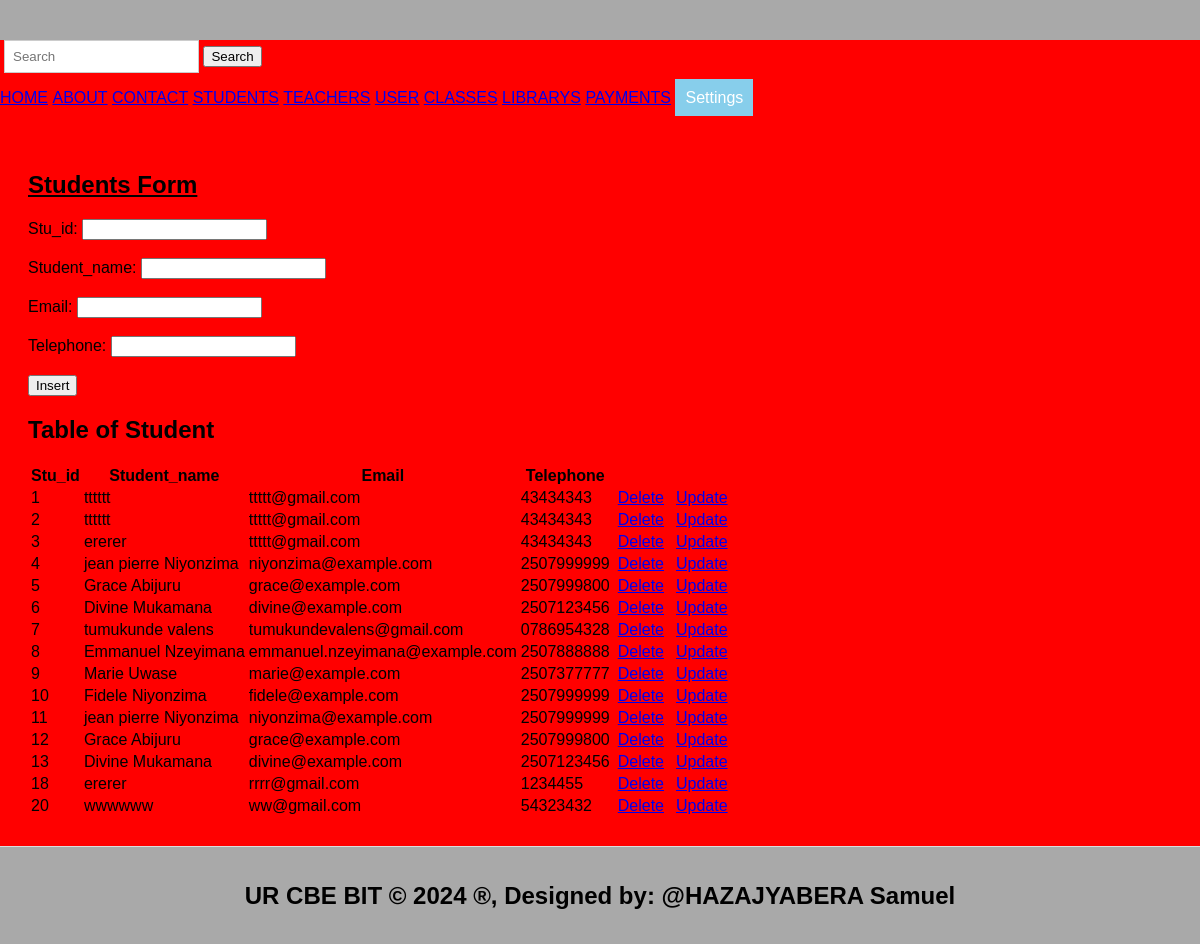
/student.php, run on the app's committed database.
### tables this page shows
CREATE TABLE `students` (
  `Stu_id` int(11) NOT NULL,
  `Student_name` varchar(100) NOT NULL,
  `Email` varchar(50) NOT NULL,
  `Telephone` varchar(10) NOT NULL,
  `Gender` char(1) DEFAULT NULL
);

### student.php (the view, shortened to what this page needs)
<!DOCTYPE html>
<html>
<head>
</head>
<body>
</body>
</html> <!DOCTYPE html>
<html lang="en">
<head>
  <link rel="stylesheet" type="text/css" href="style.css" title="style 1" media="screen, tv, projection, handheld, print"/>
</head>
<body>
  <header>
  </header>
<body><body bgcolor="gray">
  <form class="forms" role="search" action="search.php">
    <input class="form-control" type="text" placeholder="Search" aria-label="Search">
    <button class="searchbtn" type="submit">Search</button>
  </form>
  <ul style="list-style-type: none; padding: 0;">
    <li style="display: inline;"><a href="./home.html">HOME</a></li>
    <li style="display: inline;"><a href="./about_us.html">ABOUT</a></li>
    <li style="display: inline;"><a href="./contact.html">CONTACT</a></li>
    <li style="display: inline;"><a href="./student.html">STUDENTS</a></li>
    <li style="display: inline;"><a href="./teacher.html">TEACHERS</a></li>
    <li style="display: inline;"><a href="./course.html">USER</a></li>
    <li style="display: inline;"><a href="./class.html">CLASSES</a></li>
    <li style="display: inline;"><a href="./library.html">LIBRARYS</a></li>
    <li style="display: inline;"><a href="./payment.html">PAYMENTS</a></li>
    <li class="dropdown" style="display: inline; margin-right: 10px;">
      <a href="#" style="padding: 10px; color: white; background-color: skyblue; text-decoration: none; margin-right: 15px;">Settings</a>
    </li>
  </ul>
  <section>
    <h1><u>Students Form</u></h1>
    <form method="post">
      <label for="Stu_id">Stu_id:</label>
      <input type="text" id="Stu_id" name="Stu_id"><br><br>
      <label for="sname">Student_name:</label>
      <input type="text" id="sname" name="Student_name" required><br><br>
      <label for="semail">Email:</label>
      <input type="text" id="semail" name="sEmail" required><br><br>
      <label for="stelephone">Telephone:</label>
      <input type="text" id="sTelephone" name="sTelephone" required><br><br>
      <input type="submit" name="add" value="Insert">
    </form>
    <?php
    $host = "localhost";
    $user = "samuel";
    $pass = "222003581";
    $database = "hazajyabera_samuel_222003581";
    $connection = new mysqli($host, $user, $pass, $database);
    $sql = "SELECT * FROM Students";
    $result = $connection->query($sql);
    ?>
    <h2>Table of Student</h2>
    <table id="dataTable">
        <tr>
            <th>Stu_id</th>
            <th>Student_name</th>
            <th>Email</th>
            <th>Telephone</th>
        </tr>
        <?php
        if ($result->num_rows > 0) {
            while ($row = $result->fetch_assoc()) {
                echo "<tr><td>" .$row["Stu_id"] . "</td>
                          <td>" .$row["Student_name"] . "</td>
                          <td>" .$row["Email"] . "</td>
                          <td>" .$row["Telephone"] . "</td>
                           <td><a style='padding:4px' href='delete_student.php?Stu_id=" . $row["Stu_id"] . "'>Delete</a></td>
                    <td><a style='padding:4px' href='update_student.php?Stu_id=" . $row["Stu_id"] . "'>Update</a></td>
                </tr>";
            }
        } else {
            echo "<tr><td colspan='4'>No data found</td></tr>";
        }
        ?>
    </table>
  </section>
  <footer>
    <center>
      <b><h2>UR CBE BIT &copy; 2024 &reg;, Designed by: @HAZAJYABERA Samuel</h2></b>
    </center>
  </footer>
</body>
</html>

### style.css (style rules this page uses)
body { font-family: Arial, sans-serif; margin: 0; padding: 0; }
.form-control { padding: 8px; margin-left: 4px; border: 1px solid #ccc; }
.dropdown { position: relative; display: inline; margin-right: 10px; }
body { font-family: Arial,sans-serif; margin:0; padding:0; }
header { background-color:darkgray; padding: 20px; }
.dropdown { position: right; display:right; direction:rtl; }
section { padding:28px; border-bottom: 1px solid #ddd; }
footer { text-align: center; padding: 15px; background-color:darkgray; }

### data on the page
students: Stu_id "1", Student_name "tttttt", Email "ttttt@gmail.com", Telephone "43434343"
students: Stu_id "2", Student_name "tttttt", Email "ttttt@gmail.com", Telephone "43434343"
students: Stu_id "3", Student_name "ererer", Email "ttttt@gmail.com", Telephone "43434343"
students: Stu_id "4", Student_name "jean pierre Niyonzima", Email "niyonzima@example.com", Telephone "2507999999"
students: Stu_id "5", Student_name "Grace Abijuru", Email "grace@example.com", Telephone "2507999800"
students: Stu_id "6", Student_name "Divine Mukamana", Email "divine@example.com", Telephone "2507123456"
students: Stu_id "7", Student_name "tumukunde valens", Email "tumukundevalens@gmail.com", Telephone "0786954328"
students: Stu_id "8", Student_name "Emmanuel Nzeyimana", Email "emmanuel.nzeyimana@example.com", Telephone "2507888888"
students: Stu_id "9", Student_name "Marie Uwase", Email "marie@example.com", Telephone "2507377777"
students: Stu_id "10", Student_name "Fidele Niyonzima", Email "fidele@example.com", Telephone "2507999999"
students: Stu_id "11", Student_name "jean pierre Niyonzima", Email "niyonzima@example.com", Telephone "2507999999"
students: Stu_id "12", Student_name "Grace Abijuru", Email "grace@example.com", Telephone "2507999800"
students: Stu_id "13", Student_name "Divine Mukamana", Email "divine@example.com", Telephone "2507123456"
students: Stu_id "18", Student_name "ererer", Email "rrrr@gmail.com", Telephone "1234455"
students: Stu_id "20", Student_name "wwwwww", Email "ww@gmail.com", Telephone "54323432"
